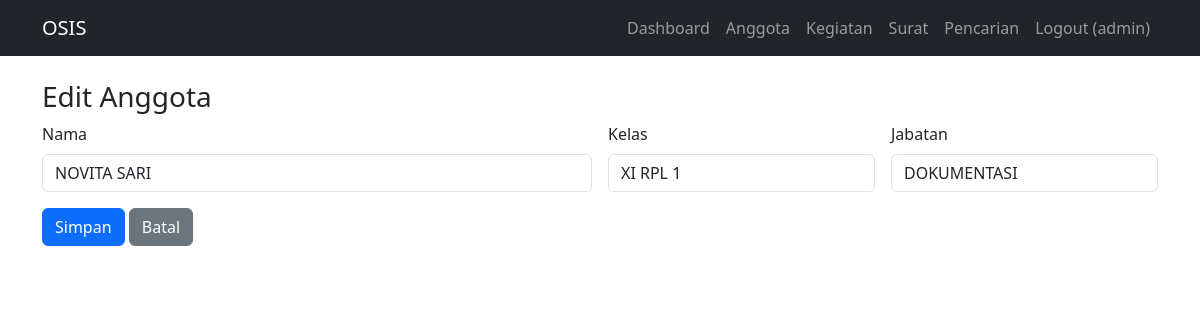
Page /anggota/2/edit (signed in) on the committed database.
### tables this page shows
CREATE TABLE anggota (
            id INTEGER PRIMARY KEY AUTOINCREMENT,
            nama TEXT,
            kelas TEXT,
            jabatan TEXT
        );

### app.py (the view, shortened to what this page needs)
@app.route("/anggota/<int:id>/edit", methods=["GET","POST"])
@login_required
def anggota_edit(id):
    conn = get_db()
    item = conn.execute("SELECT * FROM anggota WHERE id=?", (id,)).fetchone()
    conn.close()
    return render_template("anggota_form.html", item=item)

### app.py (called while the page is built)
def get_db():
    conn = sqlite3.connect(DB_PATH)
    conn.row_factory = sqlite3.Row
    return conn

def login_required(f):
    @wraps(f)
    def decorated(*args, **kwargs):
        if "user" not in session:
            flash("Silakan login terlebih dahulu.", "warning")
            return redirect(url_for("login"))
        return f(*args, **kwargs)
    return decorated

### templates/anggota_form.html
{% extends 'base.html' %}
{% block content %}
<h3>{{ 'Edit' if item else 'Tambah' }} Anggota</h3>
<form method="post">
  <div class="row g-3">
    <div class="col-md-6"><label class="form-label">Nama</label><input name="nama" class="form-control" required value="{{ item.nama if item else '' }}"></div>
    <div class="col-md-3"><label class="form-label">Kelas</label><input name="kelas" class="form-control" required value="{{ item.kelas if item else '' }}"></div>
    <div class="col-md-3"><label class="form-label">Jabatan</label><input name="jabatan" class="form-control" value="{{ item.jabatan if item else '' }}"></div>
  </div>
  <div class="mt-3"><button class="btn btn-primary">Simpan</button> <a class="btn btn-secondary" href="{{ url_for('anggota_list') }}">Batal</a></div>
</form>
{% endblock %}

### rows in the picture
anggota: nama "NOVITA SARI", kelas "XI RPL 1", jabatan "DOKUMENTASI"

### other values in the picture
{{ session.get('user') }} "admin"
{{ 'Edit' if item else 'Tambah' }} "Edit"
